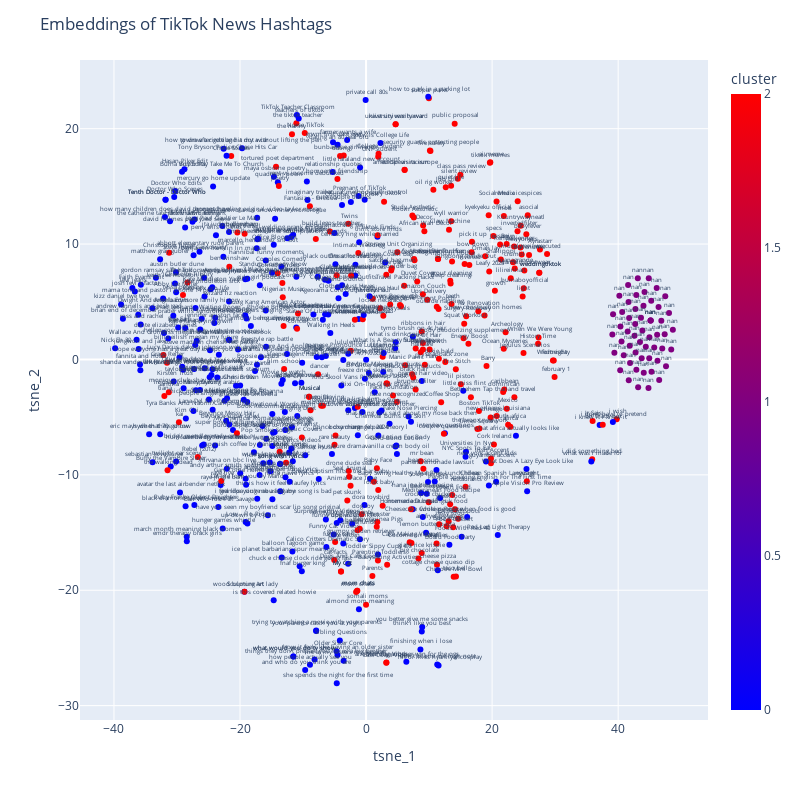

Notebook source saved alongside this figure:
### Code cell
import plotly.io as pio
#plotting tSNE graph
tsne = TSNE(n_components=2, random_state=42)  
tsne_results = tsne.fit_transform(embedded)

df = pd.DataFrame(tsne_results, columns=['tsne_1', 'tsne_2'])
df['hashtag'] = fullsuggwords
df['cluster'] = clusters # the cluster indices where each news hashtags belong
#df.head()

# Create the scatter plot
fig = px.scatter(df, x='tsne_1', y='tsne_2', text='hashtag', color="cluster", color_continuous_scale="BlueRed")

# Format what to show next to the markers
fig.update_traces(textposition='top center', 
                  mode='markers+text', 
                  textfont=dict(size=6))

fig.update_layout(title='Embeddings of TikTok News Hashtags', width=800, height=800)
fig.show()

### Figure 1 — Plotly figure (JSON) as saved in the notebook; plotly's stock layout.template omitted (floating-point values rounded to 4 significant figures; data arrays with more than 128 entries replaced by an {"elided": "..."} marker saying what was removed)
{"data": [{"hovertemplate": "tsne_1=%{x}<br>tsne_2=%{y}<br>hashtag=%{text}<br>cluster=%{marker.color}<extra></extra>", "legendgroup": "", "marker": {"color": {"elided": "600 int values"}, "coloraxis": "coloraxis", "symbol": "circle"}, "mode": "markers+text", "name": "", "orientation": "v", "showlegend": false, "text": {"elided": "600 str values"}, "textfont": {"size": 6}, "textposition": "top center", "type": "scatter", "x": {"elided": "600 float values"}, "xaxis": "x", "y": {"elided": "600 float values"}, "yaxis": "y"}], "layout": {"coloraxis": {"colorbar": {"title": {"text": "cluster"}}, "colorscale": [[0, "rgb(0,0,255)"], [1, "rgb(255,0,0)"]]}, "height": 800, "legend": {"tracegroupgap": 0}, "margin": {"t": 60}, "title": {"text": "Embeddings of TikTok News Hashtags"}, "width": 800, "xaxis": {"anchor": "y", "domain": [0, 1], "title": {"text": "tsne_1"}}, "yaxis": {"anchor": "x", "domain": [0, 1], "title": {"text": "tsne_2"}}}}
